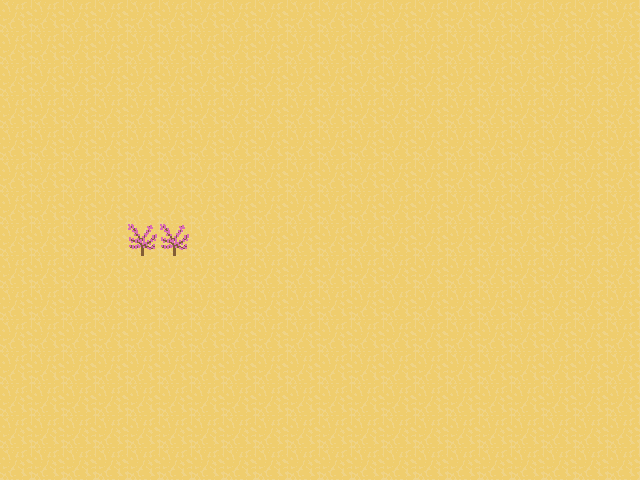

Below is a game level as drawn by its tile map, then a one-line description and the .tmx file that defines it, in full:
An orthogonal 20x15 tile map with 32x32 px tiles, 2 tile layers (Background, Obstacles) and 10 objects (4x Mushroom, 4x Flower, SpawnPlayer, Cave).

<map version="1.10" tiledversion="1.11.2" orientation="orthogonal" renderorder="right-down" width="20" height="15" tilewidth="32" tileheight="32" infinite="0" nextlayerid="6" nextobjectid="13">
 <editorsettings>
  <export target="../public/assets/maps/map-level-02.json" format="json" />
 </editorsettings>
 <tileset firstgid="1" source="tileset.tsx" />
 <layer id="1" name="Background" width="20" height="15">
  <data encoding="csv">
1,1,1,1,1,1,1,1,1,1,1,1,1,1,1,1,1,1,1,1,
1,1,1,1,1,1,1,1,1,1,1,1,1,1,1,1,1,1,1,1,
1,1,1,1,1,1,1,1,1,1,1,1,1,1,1,1,1,1,1,1,
1,1,1,1,1,1,1,1,1,1,1,1,1,1,1,1,1,1,1,1,
1,1,1,1,1,1,1,1,1,1,1,1,1,1,1,1,1,1,1,1,
1,1,1,1,1,1,1,1,1,1,1,1,1,1,1,1,1,1,1,1,
1,1,1,1,1,1,1,1,1,1,1,1,1,1,1,1,1,1,1,1,
1,1,1,1,1,1,1,1,1,1,1,1,1,1,1,1,1,1,1,1,
1,1,1,1,1,1,1,1,1,1,1,1,1,1,1,1,1,1,1,1,
1,1,1,1,1,1,1,1,1,1,1,1,1,1,1,1,1,1,1,1,
1,1,1,1,1,1,1,1,1,1,1,1,1,1,1,1,1,1,1,1,
1,1,1,1,1,1,1,1,1,1,1,1,1,1,1,1,1,1,1,1,
1,1,1,1,1,1,1,1,1,1,1,1,1,1,1,1,1,1,1,1,
1,1,1,1,1,1,1,1,1,1,1,1,1,1,1,1,1,1,1,1,
1,1,1,1,1,1,1,1,1,1,1,1,1,1,1,1,1,1,1,1
</data>
 </layer>
 <layer id="2" name="Obstacles" width="20" height="15">
  <data encoding="csv">
0,0,0,0,0,0,0,0,0,0,0,0,0,0,0,0,0,0,0,0,
0,0,0,0,0,0,0,0,0,0,0,0,0,0,0,0,0,0,0,0,
0,0,0,0,0,0,0,0,0,0,0,0,0,0,0,0,0,0,0,0,
0,0,0,0,0,0,0,0,0,0,0,0,0,0,0,0,0,0,0,0,
0,0,0,0,0,0,0,0,0,0,0,0,0,0,0,0,0,0,0,0,
0,0,0,0,0,0,0,0,0,0,0,0,0,0,0,0,0,0,0,0,
0,0,0,0,0,0,0,0,0,0,0,0,0,0,0,0,0,0,0,0,
0,0,0,0,6,6,0,0,0,0,0,0,0,0,0,0,0,0,0,0,
0,0,0,0,0,0,0,0,0,0,0,0,0,0,0,0,0,0,0,0,
0,0,0,0,0,0,0,0,0,0,0,0,0,0,0,0,0,0,0,0,
0,0,0,0,0,0,0,0,0,0,0,0,0,0,0,0,0,0,0,0,
0,0,0,0,0,0,0,0,0,0,0,0,0,0,0,0,0,0,0,0,
0,0,0,0,0,0,0,0,0,0,0,0,0,0,0,0,0,0,0,0,
0,0,0,0,0,0,0,0,0,0,0,0,0,0,0,0,0,0,0,0,
0,0,0,0,0,0,0,0,0,0,0,0,0,0,0,0,0,0,0,0
</data>
 </layer>
 <objectgroup id="3" name="SpawnPoints">
  <object id="12" name="SpawnPlayer" x="48" y="416" />
 </objectgroup>
 <objectgroup id="4" name="Items">
  <object id="2" name="Mushroom" gid="3" x="448" y="288" width="32" height="32">
   <properties>
    <property name="damageHp" type="int" value="20" />
   </properties>
  </object>
  <object id="3" name="Mushroom" gid="3" x="448" y="320" width="32" height="32">
   <properties>
    <property name="damageHp" type="int" value="20" />
   </properties>
  </object>
  <object id="4" name="Mushroom" gid="3" x="416" y="320" width="32" height="32">
   <properties>
    <property name="damageHp" type="int" value="20" />
   </properties>
  </object>
  <object id="5" name="Mushroom" gid="3" x="128" y="288" width="32" height="32">
   <properties>
    <property name="damageHp" type="int" value="20" />
   </properties>
  </object>
  <object id="6" name="Flower" gid="4" x="40" y="74.6667" width="32" height="32">
   <properties>
    <property name="restoreHp" type="int" value="10" />
   </properties>
  </object>
  <object id="7" name="Flower" gid="4" x="384" y="64" width="32" height="32">
   <properties>
    <property name="restoreHp" type="int" value="10" />
   </properties>
  </object>
  <object id="8" name="Flower" gid="4" x="512" y="64" width="32" height="32">
   <properties>
    <property name="restoreHp" type="int" value="10" />
   </properties>
  </object>
  <object id="11" name="Flower" gid="4" x="14.6667" y="125.333" width="32" height="32">
   <properties>
    <property name="restoreHp" type="int" value="10" />
   </properties>
  </object>
 </objectgroup>
 <objectgroup id="5" name="Doors">
  <object id="1" name="Cave" gid="7" x="480" y="32" width="32" height="32">
   <properties>
    <property name="goToWorld" value="level-03" />
   </properties>
  </object>
 </objectgroup>
</map>
